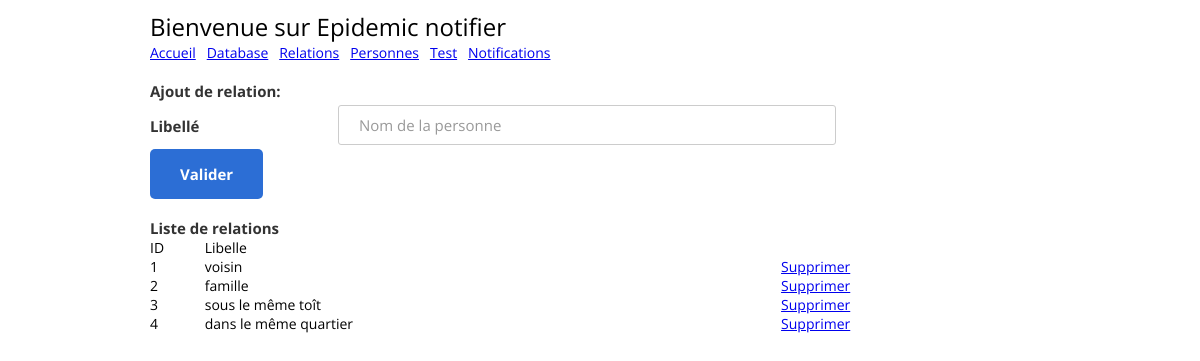
The app's page /relations with its own data.
### tables this page shows
CREATE TABLE relations ( 
            id integer PRIMARY KEY,    
            libelle text UNIQUE
            );

### app.py (the view)
@app.route("/relations")
def home_relation():
    relations = Relation().get_all()
    return render_template("relation.html", relations=relations)

### treatment/db/relation.py (called while the page is built)
    def get_all(self):
        self.cur.execute("SELECT  * FROM relations ORDER BY id ASC")
        rows = self.cur.fetchall()
        return [RRelation(row[0], row[1]) for row in rows]

### templates/relation.html (shortened to what this page needs)
<!DOCTYPE html>
<html>
  <head>
    {% include 'inc/header.html' %}
  </head>
  <body>
    <div class="page-wrapper bg-dark p-t-100 p-b-50">
      <div class="wrapper wrapper--w900">
        <form action="/relations" method="POST" onsubmit="return validate_form_relation();">
          <div class="card card-6">
            <div class="card-heading">
              {% include 'inc/header_menu.html' %}
            </div>
            <div class="card-body">
              <div class="label-row">Ajout de relation: </div>
              <div class="form-row">
                <div class="name">Libell&eacute;</div>
                <div class="value">
                  <input class="input--style-6" type="text" id="libelle" name="libelle" value="" placeholder="Nom de la personne" size="32" autocomplete="false">
                </div>
              </div>
            </div>
          </div>
          <div class="card-footer">
            <button class="btn btn--radius-2 btn--blue-2" id="btnvalid_relation" type="submit">Valider</button>
          </div>
        </form>
        <br/>
        <div class="card card-6">
          <div class="card-body">
            <div class="label-row">Liste de relations</div>
            <table width="100%">
              <thead>
                <td>ID</td>
                <td>Libelle</td>
                <td></td>
              </thead>
              <tbody>
                {% if relations %}
                  {% for r in relations %}
                    <tr>
                      <td>{{ r.id }}</td>
                      <td>{{ r.libelle }}</td>
                      <td><a href="javascript:;" onclick="javascript:confirm_delete('relations/delete/{{ r.id }}');">Supprimer</td>
                    </tr>
                  {% endfor %}
                {% else %}
                  <tr><td colspan="7">No result!</td></tr>
                {% endif %}
              </tbody>
            </table>
          </div>
        </div>
      </div>
    </div>
  </body>
</html>

### static/css/main.css (style rules this page uses)
.label-row { color: #333; font-size: 15px; font-weight: 700; }
.form-row { display: -webkit-box; display: -webkit-flex; display: -moz-box; display: -ms-flexbox; display: flex; -webkit-flex-wrap: wrap; -ms-flex-wrap: wrap; flex-wrap: wrap; -webkit-box-align: start; -webkit-align-items: flex-start; -moz-box-align: start; -ms-flex-align: start; align-items: flex-start; padding: 4px 0px; }
.form-row .name { width: 188px; color: #333; font-size: 15px; font-weight: 700; margin-top: 11px; }
.form-row .value { width: -webkit-calc(100% - 188px); width: -moz-calc(100% - 188px); width: calc(100% - 188px); }
html { -webkit-box-sizing: border-box; -moz-box-sizing: border-box; box-sizing: border-box; }
* { padding: 0; margin: 0; }
*, *:before, *:after { -webkit-box-sizing: inherit; -moz-box-sizing: inherit; box-sizing: inherit; }
body, h1, h2, h3, h4, h5, h6, blockquote, p, pre, dl, dd, ol, ul, figure, hr, fieldset, legend { margin: 0; padding: 0; }
table { border-collapse: collapse; border-spacing: 0; }
button { outline: none; background: none; border: none; }
.page-wrapper { min-height: 100vh; }
body { font-family: "Open Sans", "Arial", "Helvetica Neue", sans-serif; font-weight: 400; font-size: 14px; }
.p-t-100 { padding-top: 10px; }
.p-b-50 { padding-bottom: 50px; }
.wrapper { margin: 0 auto; }
.wrapper--w900 { max-width: 900px; }
.btn { display: inline-block; line-height: 50px; padding: 0 30px; -webkit-transition: all 0.4s ease; -o-transition: all 0.4s ease; -moz-transition: all 0.4s ease; transition: all 0.4s ease; cursor: pointer; font-size: 15px; text-transform: capitalize; font-weight: 700; color: #fff; font-family: inherit; }
.btn--radius-2 { -webkit-border-radius: 5px; -moz-border-radius: 5px; border-radius: 5px; }
.btn--blue-2 { background: #2c6ed5; }
input, textarea { outline: none; margin: 0; border: none; -webkit-box-shadow: none; -moz-box-shadow: none; box-shadow: none; width: 70%; font-size: 14px; font-family: inherit; }
.input--style-6, .textarea--style-6 { background: transparent; line-height: 38px; border: 1px solid #cccccc; -webkit-border-radius: 3px; -moz-border-radius: 3px; border-radius: 3px; color: #666; font-size: 15px; -webkit-transition: all 0.4s ease; -o-transition: all 0.4s ease; -moz-transition: all 0.4s ease; transition: all 0.4s ease; padding: 0 20px; }
.card { -webkit-border-radius: 3px; -moz-border-radius: 3px; border-radius: 3px; background: #fff; }
.card-6 { background: transparent; }
.card-6 .card-heading { background: transparent; }
.card-6 .card-body { background: #fff; position: relative; border-bottom: none; padding-bottom: 0; -webkit-border-top-left-radius: 3px; -moz-border-radius-topleft: 3px; border-top-left-radius: 3px; -webkit-border-top-right-radius: 3px; -moz-border-radius-topright: 3px; border-top-right-radius: 3px; }
.card-6 .card-body:before { bottom: 100%; left: 75px; border: solid transparent; content: ""; height: 0; width: 0; position: absolute; pointer-events: none; border-color: rgba(255, 255, 255, 0); border-bottom-color: #fff; border-width: 10px; }

### records on screen
relations: id "1", libelle "voisin"
relations: id "2", libelle "famille"
relations: id "3", libelle "sous le même toît"
relations: id "4", libelle "dans le même quartier"
